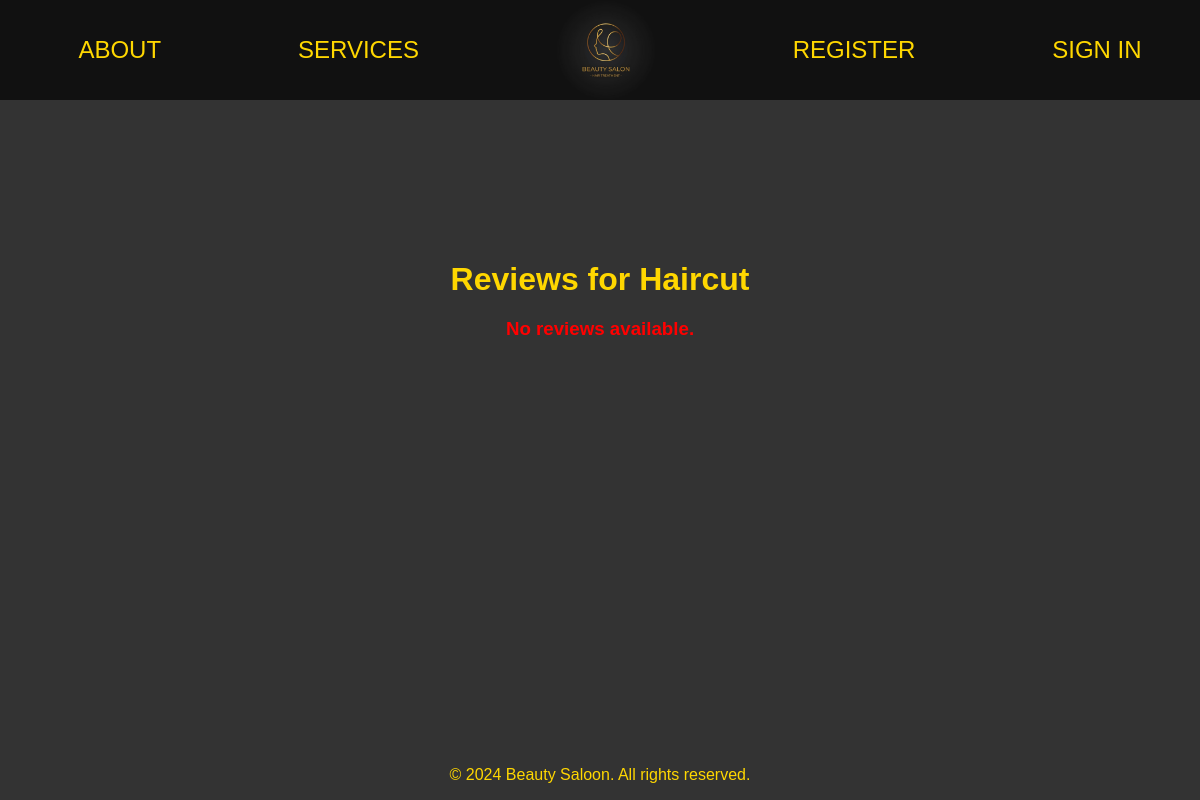
The app's page /reviews/1/, older data.
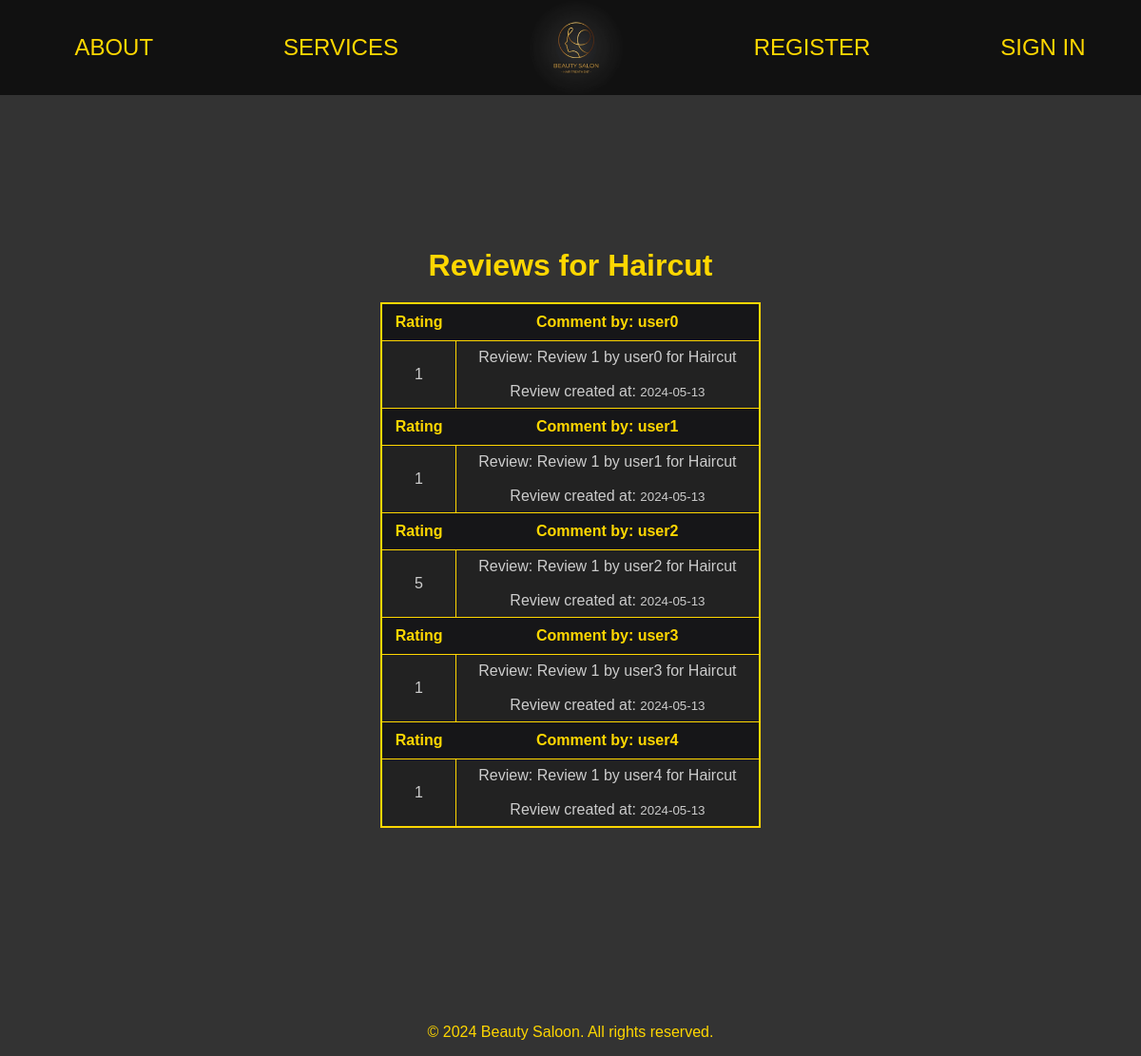
The same page, newer data.
### booking/models.py (models this page shows, shortened)
class Review(models.Model):
    booking = models.ForeignKey(Booking, on_delete=models.CASCADE)
    rating = models.IntegerField(default=1, choices=[(i, i) for i in range(1, 6)])
    comment = models.TextField()
    created_at = models.DateTimeField(auto_now_add=True)  # Automatically set when the review is created

class Booking(models.Model):
    customer = models.ForeignKey(Customer, on_delete=models.CASCADE)
    service = models.ForeignKey(Service, on_delete=models.CASCADE)
    service_provider = models.ForeignKey(ServiceProvider, on_delete=models.CASCADE)
    appointment_datetime = models.DateTimeField(default=timezone.now) #TODO удалить default после сдачи, нужно для заполнения бд командой
    created_at = models.DateTimeField(default=timezone.now)

class BaseProfile(models.Model):
    user = models.OneToOneField(User, on_delete=models.CASCADE)
    phone = models.CharField(max_length=20)
    birth_date = models.DateField(null=True, blank=True)
    class Meta:
        abstract = True  # Указываем, что модель является абстрактной и не должна создаваться в базе данных

class Customer(BaseProfile):
    pass

### booking/views/review.py (the view)
# urls.py: path('reviews/<int:service_id>/', service_reviews, name='service_reviews'),
def service_reviews(request, service_id):
    service = get_object_or_404(Service, id=service_id)
    reviews = Review.objects.filter(booking__service=service).select_related('booking', 'booking__customer')
    return render(request, 'reviews.html', {'service': service, 'reviews': reviews})

### booking/templates/reviews.html
{% extends 'base.html' %}
{% block content %}
<div class="reviews-container">
    <h1>Reviews for {{ service.name }}</h1>
    <table>
        {% for review in reviews %}
        <tr>
            <th>Rating</th>
            <th><strong>Comment by: {{ review.booking.customer.user.username }}</strong><br></th>
        </tr>
        <tr>
            <td>{{ review.rating }}</td>
            <td>
                Review: {{ review.comment }}<br><br>
                Review created at: <small>{{ review.created_at|date:"Y-m-d" }}</small>
            </td>
        </tr>
        {% empty %}
            <h3>No reviews available.</h3>
        {% endfor %}
    </table>
</div>
{% endblock %}

Row changes from the older to the newer data that the page shows:
now on this page (row edited): Review: booking.customer.user.username "user0", rating "1", comment "Review 1 by user0 for Haircut", created_at "2024-05-13"
now on this page (row edited): Review: booking.customer.user.username "user1", rating "1", comment "Review 1 by user1 for Haircut", created_at "2024-05-13"
now on this page (row edited): Review: booking.customer.user.username "user2", rating "5", comment "Review 1 by user2 for Haircut", created_at "2024-05-13"
now on this page (row edited): Review: booking.customer.user.username "user3", rating "1", comment "Review 1 by user3 for Haircut", created_at "2024-05-13"
now on this page (row edited): Review: booking.customer.user.username "user4", rating "1", comment "Review 1 by user4 for Haircut", created_at "2024-05-13"
Text that changed along with them:
text no longer shown: "No reviews available."
